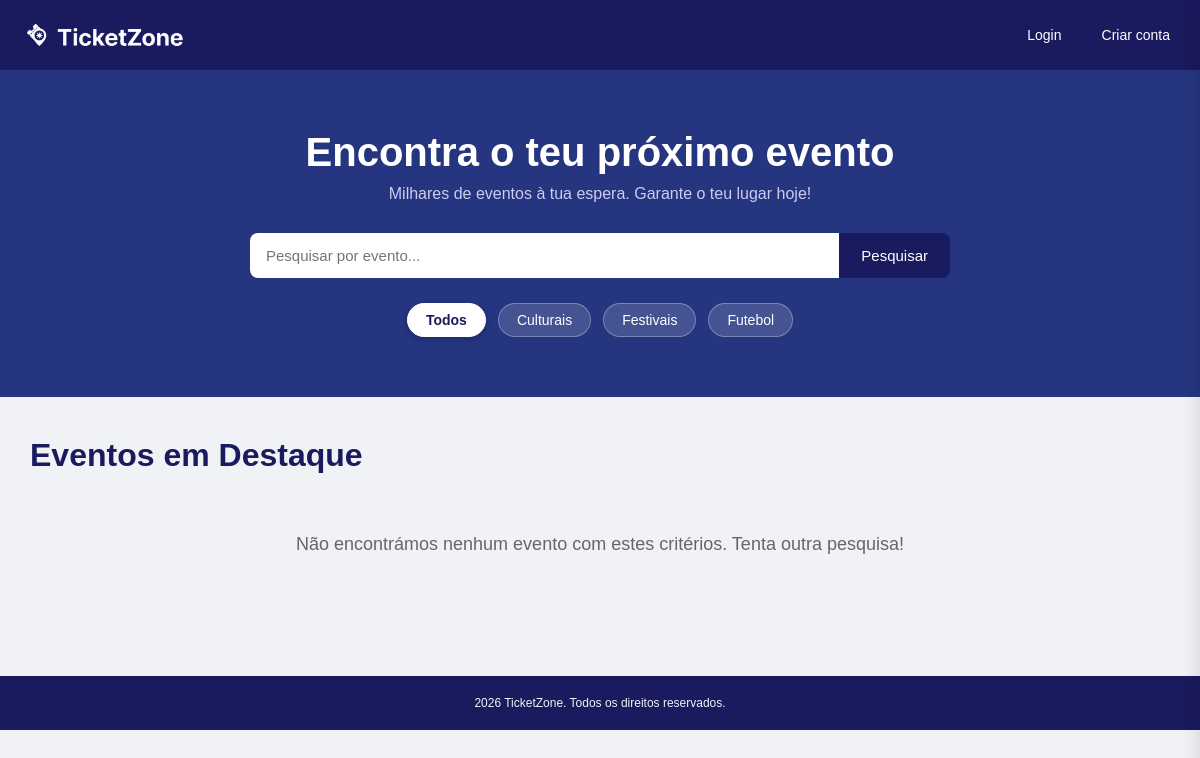
Before: / with the older database file.
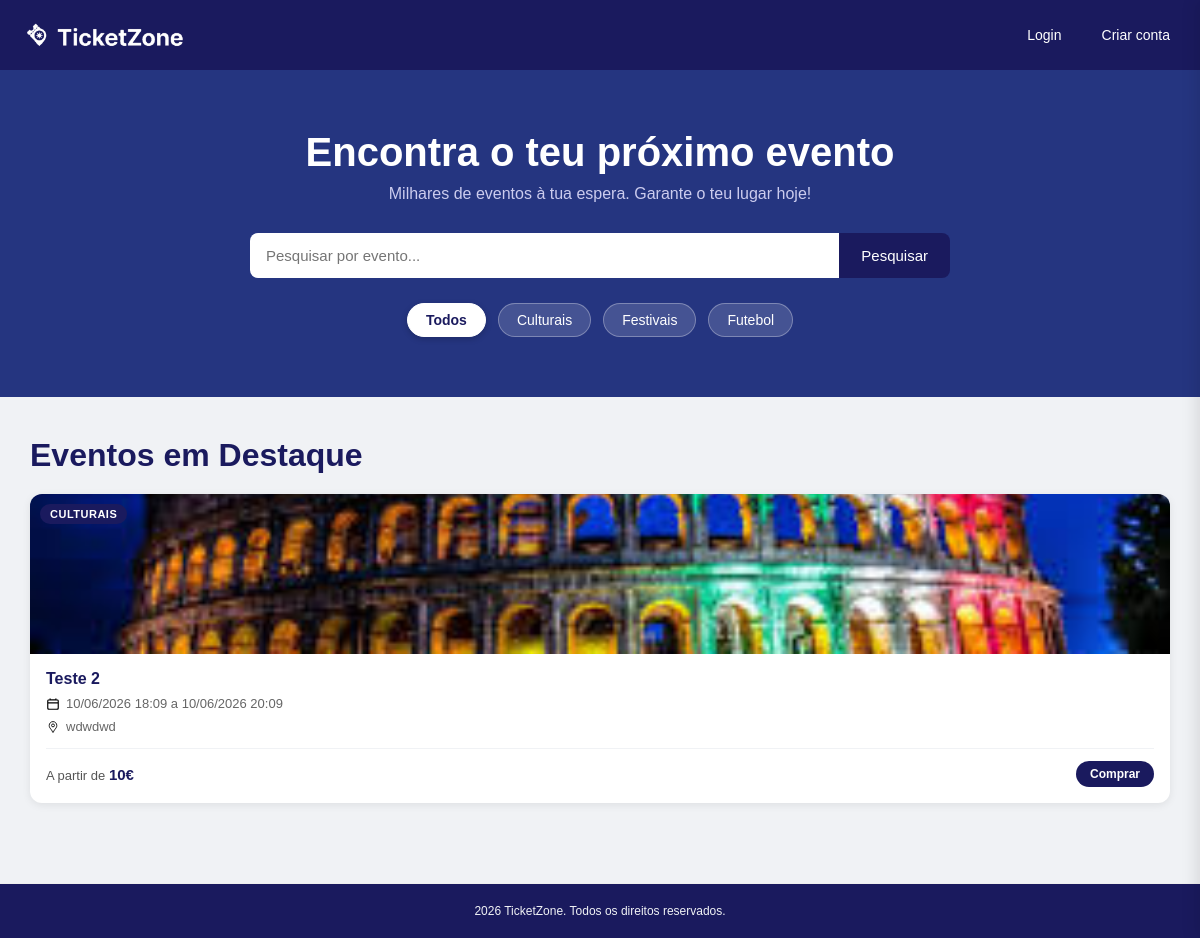
After: the same page with the newer database file.
### tables this page shows
CREATE TABLE categorias (
        id INTEGER PRIMARY KEY AUTOINCREMENT,
        nome TEXT NOT NULL UNIQUE
    );

CREATE TABLE eventos (
        id INTEGER PRIMARY KEY AUTOINCREMENT,
        nome TEXT NOT NULL,
        descricao TEXT,
        data_inicio TEXT NOT NULL,
        data_fim TEXT NOT NULL,
        local TEXT NOT NULL,
        imagem TEXT,
        estado TEXT DEFAULT 'ativo' CHECK(estado IN ('ativo', 'cancelado')),
        id_categoria INTEGER,
        id_admin INTEGER,
        FOREIGN KEY (id_categoria) REFERENCES categorias(id),
        FOREIGN KEY (id_admin) REFERENCES utilizadores(id)
    );

### scripts/carregar_eventos_homepage.php (called while the page is built, shortened)
<?php
$lista_eventos = [];
$lista_categorias = [];
$termo_pesquisa = isset($_GET['q']) ? trim($_GET['q']) : '';
$id_categoria_filtro = isset($_GET['categoria']) ? (int)$_GET['categoria'] : 0;
$hoje = date('Y-m-d');
try {
    $db = new SQLite3(__DIR__ . '/../ticketzone.db');
    $db->exec("PRAGMA foreign_keys = ON;");
    $res_categorias = $db->query("SELECT id, nome FROM categorias ORDER BY nome ASC");
    while ($cat = $res_categorias->fetchArray(SQLITE3_ASSOC)) {
        $lista_categorias[] = $cat;
    }
    $query = "
        SELECT
            e.id,
            e.nome,
            e.data_inicio,
            e.data_fim,
            e.local,
            e.imagem,
            c.nome AS categoria_nome,
            (SELECT MIN(preco) FROM tipos_bilhete WHERE id_evento = e.id AND qtd_disponivel > 0) AS preco_minimo
        FROM eventos e
        LEFT JOIN categorias c ON e.id_categoria = c.id
        WHERE e.estado = 'ativo'
          -- VALIDAÇÃO DE DATA: Ignora se a data de fim (ou de início) for menor que hoje
          AND (e.data_fim >= :hoje OR e.data_inicio >= :hoje)
          -- VALIDAÇÃO DE STOCK: O evento tem de ter pelo menos 1 bilhete disponível
          AND EXISTS (
              SELECT 1 FROM tipos_bilhete
              WHERE id_evento = e.id AND qtd_disponivel > 0
          )
    ";
    $query .= " ORDER BY e.data_inicio ASC";
    $stmt = $db->prepare($query);
    $stmt->bindValue(':hoje', $hoje, SQLITE3_TEXT);
    $resultado = $stmt->execute();
    while ($linha = $resultado->fetchArray(SQLITE3_ASSOC)) {
        $lista_eventos[] = $linha;
    }
} catch (Exception $e) {
}
?>

### index.php (the view, shortened to what the changed rows need)
<?php
include 'scripts/carregar_eventos_homepage.php';
?>
<!DOCTYPE html>
<html lang="pt">
<head>
    <link rel="stylesheet" href="styles/style.css">
</head>
<body>
    <div id="zona-pesquisa">
        <h1>Encontra o teu próximo evento</h1>
        <div class="filtros-categoria">
            <a href="index.php<?php echo $termo_pesquisa !== '' ? '?q=' . urlencode($termo_pesquisa) : ''; ?>"
               class="badge-filtro <?php echo $id_categoria_filtro === 0 ? 'ativo' : ''; ?>">
               Todos
            </a>
            <?php foreach ($lista_categorias as $cat): ?>
                <?php
                    $link_filtro = 'index.php?categoria=' . $cat['id'];
                ?>
                <a href="<?php echo $link_filtro; ?>"
                   class="badge-filtro <?php echo $id_categoria_filtro === $cat['id'] ? 'ativo' : ''; ?>">
                   <?php echo htmlspecialchars($cat['nome']); ?>
                </a>
            <?php endforeach; ?>
        </div>
    </div>
    <div id="conteudo-eventos">
        <h1>
            <?php
            if ($termo_pesquisa !== '' && $id_categoria_filtro > 0) {
                $nome_cat_atual = array_column($lista_categorias, 'nome', 'id')[$id_categoria_filtro] ?? 'Categoria';
                echo 'Resultados de "' . htmlspecialchars($termo_pesquisa) . '" em ' . htmlspecialchars($nome_cat_atual);
            } elseif ($termo_pesquisa !== '') {
                echo 'Resultados da pesquisa para: "' . htmlspecialchars($termo_pesquisa) . '"';
            } elseif ($id_categoria_filtro > 0) {
                $nome_cat_atual = array_column($lista_categorias, 'nome', 'id')[$id_categoria_filtro] ?? 'Categoria';
                echo 'Eventos da categoria: ' . htmlspecialchars($nome_cat_atual);
            } else {
                echo 'Eventos em Destaque';
            }
            ?>
        </h1>
        <div id="bloco-cards">
            <?php if (empty($lista_eventos)): ?>
                <p style="text-align: center; width: 100%; color: #666; font-size: 18px; padding: 40px 0;">
                    Não encontrámos nenhum evento com estes critérios. Tenta outra pesquisa!
                </p>
            <?php else: ?>
                <?php foreach ($lista_eventos as $evento): ?>
                    <a href="compra.php?id=<?php echo $evento['id']; ?>" class="card">
                        <div class="card-imagem">
                            <img src="<?php echo htmlspecialchars($evento['imagem']); ?>" alt="<?php echo htmlspecialchars($evento['nome']); ?>">
                            <span class="card-badge"><?php echo htmlspecialchars($evento['categoria_nome']); ?></span>
                        </div>
                        <div class="card-info">
                            <h3 class="card-titulo"><?php echo htmlspecialchars($evento['nome']); ?></h3>
                            <div class="card-detalhe">
                                <img src="assets/calendario.svg" alt="data" class="icone-detalhe">
                                <span>
                                    <?php
                                    $inicio_formatado = date('d/m/Y H:i', strtotime($evento['data_inicio']));
                                    if (!empty($evento['data_fim']) && $evento['data_fim'] !== $evento['data_inicio']) {
                                        $fim_formatado = date('d/m/Y H:i', strtotime($evento['data_fim']));
                                        echo htmlspecialchars($inicio_formatado . ' a ' . $fim_formatado);
                                    } else {
                                        echo htmlspecialchars($inicio_formatado);
                                    }
                                    ?>
                                </span>
                            </div>
                            <div class="card-detalhe">
                                <img src="assets/mapa.svg" alt="local" class="icone-detalhe">
                                <span><?php echo htmlspecialchars($evento['local']); ?></span>
                            </div>
                            <div class="card-footer">
                                <span class="card-preco">A partir de <strong><?php echo (int)$evento['preco_minimo']; ?>€</strong></span>
                                <span class="card-btn">Comprar</span>
                            </div>
                        </div>
                    </a>
                <?php endforeach; ?>
            <?php endif; ?>
        </div>
    </div>
</body>
</html>

Changed rows visible on the page:
added eventos: imagem (picture), categoria_nome "CULTURAIS", nome "Teste 2", data_inicio+data_fim "10/06/2026 18:09 a 10/06/2026 20:09", local "wdwdwd", preco_minimo "10"
Other visible differences:
text no longer shown: "Não encontrámos nenhum evento com estes critérios. Tenta outra pesquisa!"
